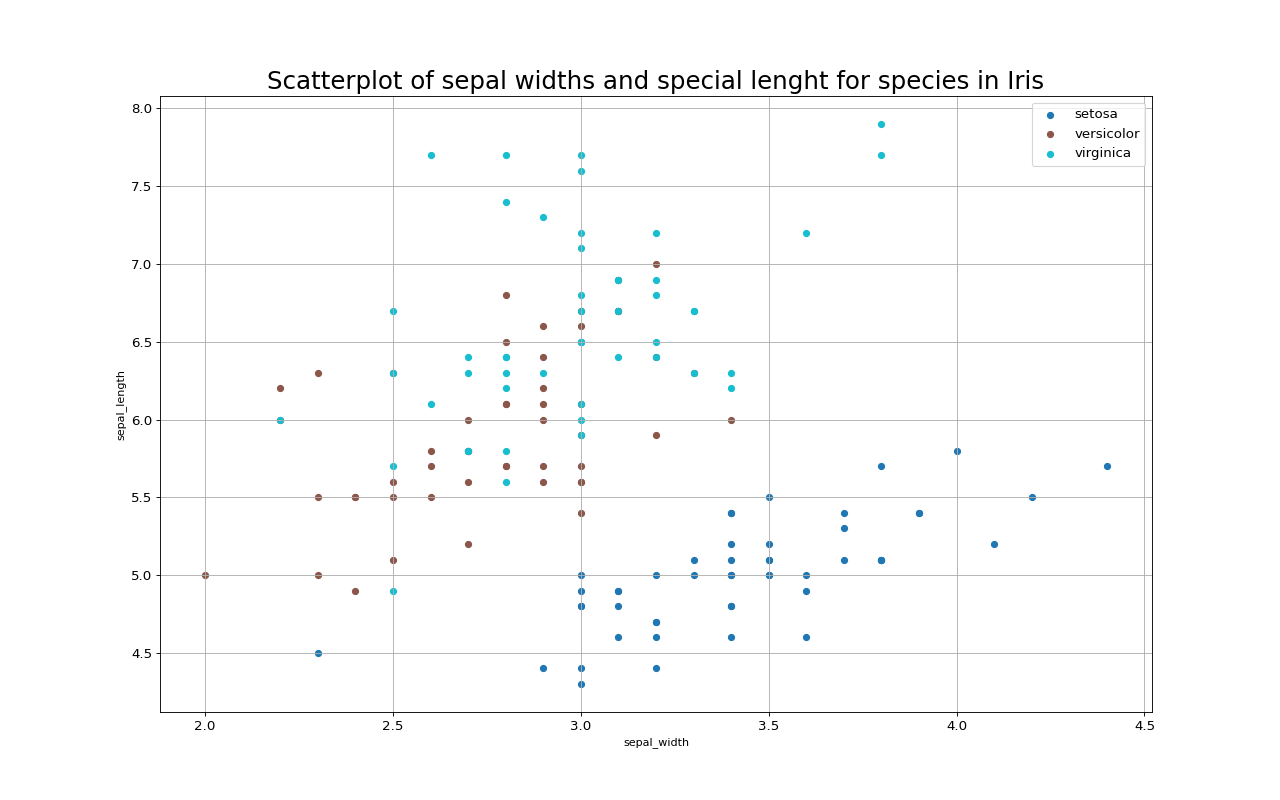

The script that saved this image:
import numpy as np
import matplotlib.pyplot as plt
import seaborn as sns

# let's import a dataset
iris = sns.load_dataset('iris')

# Prepare Data 
# Create as many colors as there are unique
species = np.unique(iris['species'])
colors = [plt.cm.tab10(i/float(len(species)-1)) for i in range(len(species))]


# Draw Plot for Each Category
plt.figure(figsize=(16, 10), dpi= 80, facecolor='w', edgecolor='k')

for i, species in enumerate(species):
    plt.scatter('sepal_width', 'sepal_length', 
                data=iris.loc[iris.species==species, :], 
                s=30, color=colors[i], label=str(species))

# Decorations

plt.gca().set(xlabel='sepal_width', ylabel='sepal_length')

plt.xticks(fontsize=12); plt.yticks(fontsize=12)
plt.title("Scatterplot of sepal widths and special lenght for species in Iris", fontsize=22)
plt.legend(fontsize=12)    
plt.grid()

plt.savefig('Scatter_plot_mpl.png')